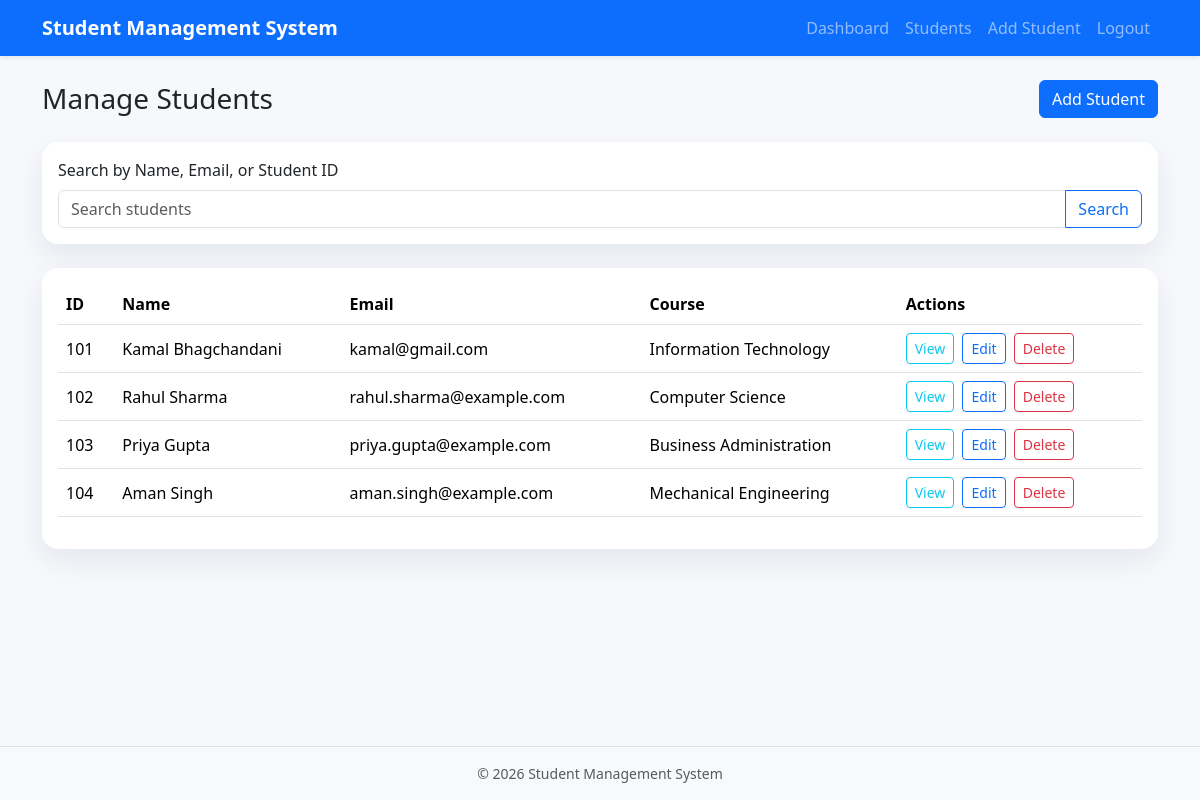
Page /students/list.php (signed in) on the committed database.
### tables this page shows
CREATE TABLE IF NOT EXISTS students (
    id INT AUTO_INCREMENT PRIMARY KEY,
    student_id VARCHAR(20) NOT NULL UNIQUE,
    name VARCHAR(100) NOT NULL,
    email VARCHAR(100) NOT NULL,
    phone VARCHAR(15) NOT NULL,
    course VARCHAR(100) NOT NULL,
    year INT NOT NULL,
    address TEXT NOT NULL,
    created_at TIMESTAMP DEFAULT CURRENT_TIMESTAMP
);

### includes/auth.php (called while the page is built, shortened)
<?php
function isLoggedIn(): bool
{
    return isset($_SESSION['admin']);
}
function e(?string $value): string
{
    return htmlspecialchars((string) $value, ENT_QUOTES, 'UTF-8');
}

### models/Student.php (called while the page is built, shortened)
<?php
class Student
{
    private PDO $conn;
    public function __construct(PDO $conn)
    {
        $this->conn = $conn;
    }
    public function getStudents(?string $search = null): array
    {
        return $this->conn->query('SELECT * FROM students ORDER BY created_at DESC')->fetchAll();
    }
}

### students/list.php (the view, shortened to what this page needs)
<?php
require_once __DIR__ . '/../includes/auth.php';
require_once __DIR__ . '/../config/database.php';
require_once __DIR__ . '/../models/Student.php';
$studentModel = new Student($conn);
$search = trim($_GET['search'] ?? '');
$students = $studentModel->getStudents($search ?: null);
require_once __DIR__ . '/../includes/header.php';
?>
<div class="d-flex flex-column flex-md-row justify-content-between align-items-md-center gap-3 mb-4">
    <h1 class="h3 mb-0">Manage Students</h1>
    <a href="/students/add.php" class="btn btn-primary">Add Student</a>
</div>
<form class="card dashboard-card mb-4" method="get">
    <div class="card-body">
        <label for="search" class="form-label">Search by Name, Email, or Student ID</label>
        <div class="input-group">
            <input type="search" class="form-control" id="search" name="search" value="<?= e($search); ?>" placeholder="Search students">
            <button class="btn btn-outline-primary" type="submit">Search</button>
        </div>
    </div>
</form>
<div class="card dashboard-card">
    <div class="card-body table-responsive">
        <table class="table table-hover align-middle">
            <thead>
                <tr>
                    <th>ID</th>
                    <th>Name</th>
                    <th>Email</th>
                    <th>Course</th>
                    <th>Actions</th>
                </tr>
            </thead>
            <tbody>
                <?php foreach ($students as $student): ?>
                    <tr>
                        <td><?= e($student['student_id']); ?></td>
                        <td><?= e($student['name']); ?></td>
                        <td><?= e($student['email']); ?></td>
                        <td><?= e($student['course']); ?></td>
                        <td class="table-actions">
                            <a class="btn btn-sm btn-outline-info" href="/students/view.php?id=<?= e((string) $student['id']); ?>">View</a>
                            <a class="btn btn-sm btn-outline-primary" href="/students/edit.php?id=<?= e((string) $student['id']); ?>">Edit</a>
                            <a class="btn btn-sm btn-outline-danger" href="/students/delete.php?id=<?= e((string) $student['id']); ?>" data-confirm="Are you sure you want to delete this student?">Delete</a>
                        </td>
                    </tr>
                <?php endforeach; ?>
            </tbody>
        </table>
    </div>
</div>
<?php require_once __DIR__ . '/../includes/footer.php'; ?>

### includes/header.php (shortened to what this page needs)
<?php
require_once __DIR__ . '/auth.php';
?>
<!doctype html>
<html lang="en">
<head>
    <link href="https://cdn.jsdelivr.net/npm/bootstrap@5.3.3/dist/css/bootstrap.min.css" rel="stylesheet">
    <link href="/assets/css/style.css" rel="stylesheet">
</head>
<body>
<nav class="navbar navbar-expand-lg navbar-dark bg-primary shadow-sm">
    <div class="container">
        <a class="navbar-brand fw-semibold" href="/dashboard.php">Student Management System</a>
        <div class="collapse navbar-collapse" id="navbarNav">
            <?php if (isLoggedIn()): ?>
                <ul class="navbar-nav ms-auto">
                    <li class="nav-item"><a class="nav-link" href="/dashboard.php">Dashboard</a></li>
                    <li class="nav-item"><a class="nav-link" href="/students/list.php">Students</a></li>
                    <li class="nav-item"><a class="nav-link" href="/students/add.php">Add Student</a></li>
                    <li class="nav-item"><a class="nav-link" href="/logout.php">Logout</a></li>
                </ul>
            <?php endif; ?>
        </div>
    </div>
</nav>
<main class="container py-4">

### includes/footer.php (shortened to what this page needs)
</main>
<footer class="bg-light border-top py-3 mt-auto">
    <div class="container text-center text-muted small">
        &copy; <?= date('Y'); ?> Student Management System
    </div>
</footer>
</body>
</html>

### assets/css/style.css (style rules this page uses)
body { min-height: 100vh; display: flex; flex-direction: column; background: #f6f8fb; }
main { flex: 1; }
.dashboard-card { border: 0; border-radius: 1rem; box-shadow: 0 0.75rem 1.75rem rgba(21, 41, 71, 0.08); }
.table-actions .btn { margin-right: 0.25rem; }

### rows in the picture
students: student "101", name "Kamal Bhagchandani", email "kamal@gmail.com", course "Information Technology"
students: student "102", name "Rahul Sharma", email "rahul.sharma@example.com", course "Computer Science"
students: student "103", name "Priya Gupta", email "priya.gupta@example.com", course "Business Administration"
students: student "104", name "Aman Singh", email "aman.singh@example.com", course "Mechanical Engineering"
